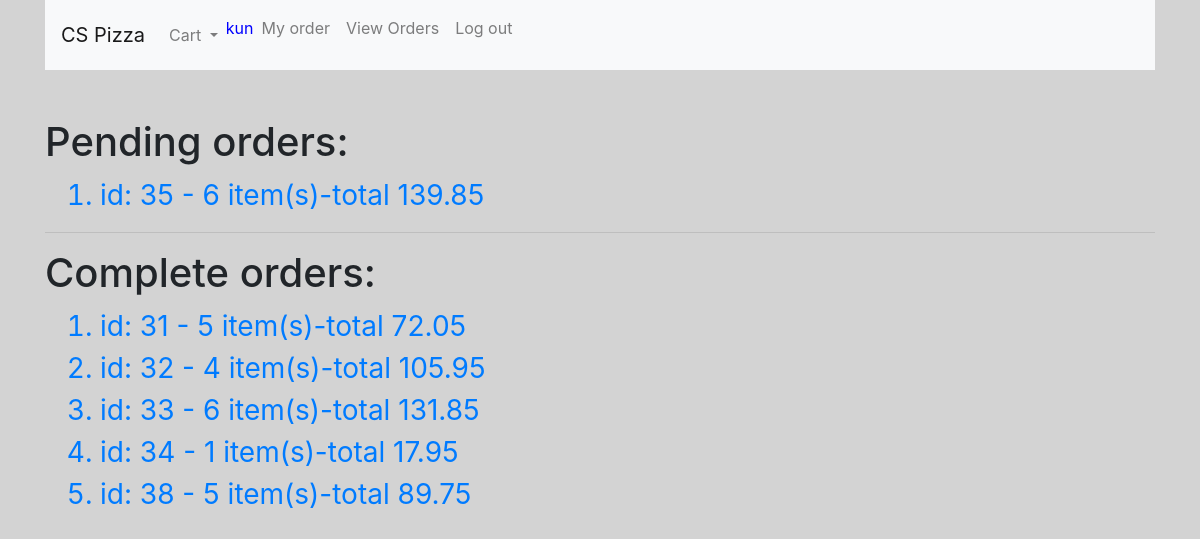
Before: /customer_order_view (signed in) with the older database file.
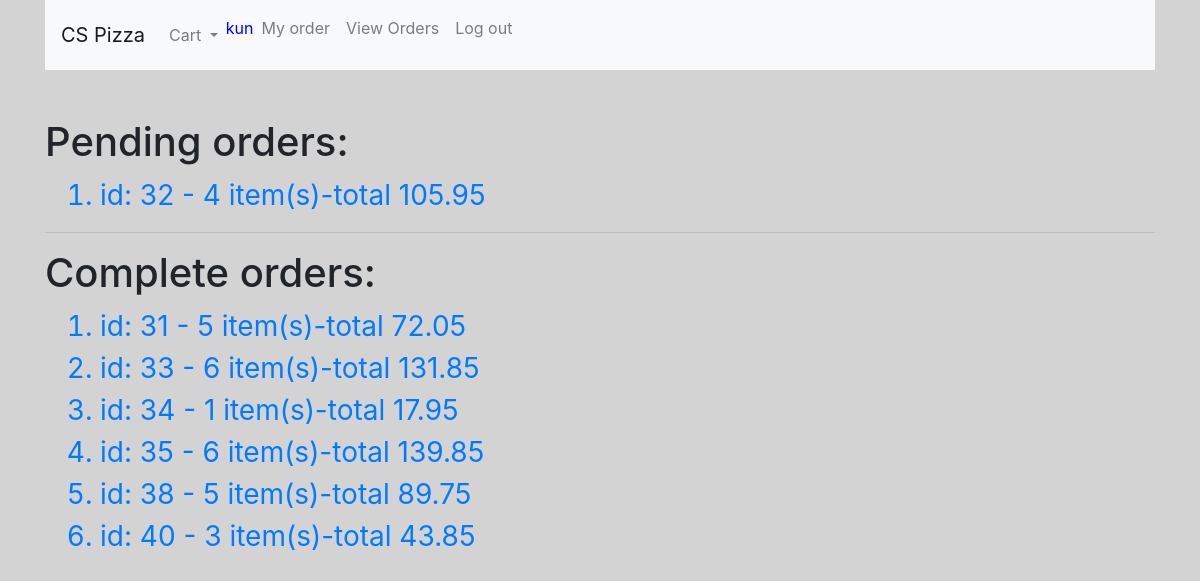
After: the same page with the newer database file.
### orders/models.py (models this page shows, shortened)
class Order(models.Model):
    username = models.CharField(max_length=64)
    pizza = models.ManyToManyField(Pizza, blank=True)
    sub = models.ManyToManyField(Sub, blank=True)
    pasta = models.ManyToManyField(Pasta, blank=True)
    salad = models.ManyToManyField(Salad, blank=True)
    dinnerplatter = models.ManyToManyField(DinnerPlatter, blank=True)
    is_complete = models.BooleanField(default=False)
    def sum_price(self, obj):
        this_sum = 0
        if len(obj.all()) > 0:
            for item in obj.all():
                this_sum += item.price
        return this_sum
    def total(self):
        total_sum = 0
        total_sum += self.sum_price(self.pizza)
        total_sum += self.sum_price(self.sub)
        total_sum += self.sum_price(self.pasta)
        total_sum += self.sum_price(self.salad)
        total_sum += self.sum_price(self.dinnerplatter)
        return round(total_sum, 2)
    def item_count(self):
        count = 0
        count += len(self.pizza.all())
        count += len(self.sub.all())
        count += len(self.pasta.all())
        count += len(self.salad.all())
        count += len(self.dinnerplatter.all())
        return count
    def __str__(self):
        return f"""id: {self.id} - {self.item_count()} item(s)-total {self.total()}"""

class PizzaMenu(models.Model):
    type = models.CharField(max_length=32)
    size = models.CharField(max_length=10)
    topping_option = models.IntegerField() # 0(cheese), 1, 2, 3, 5 toppings
    price = models.FloatField()

class SubMenu(models.Model):
    name = models.CharField(max_length=32)
    size = models.CharField(max_length=10)
    price = models.FloatField()

class PastaMenu(models.Model):
    name = models.CharField(max_length=32)
    price = models.FloatField()

class SaladMenu(models.Model):
    name = models.CharField(max_length=32)
    price = models.FloatField()

class DinnerPlatterMenu(models.Model):
    name = models.CharField(max_length=32)
    size = models.CharField(max_length=10)
    price = models.FloatField()

### orders/views.py (the view)
# urls.py: path("customer_order_view", views.customer_order_view, name="customer_order_view")
def customer_order_view(request):
    if request.user.is_authenticated:
        username = request.user.username
        cart_item_count = 0
        try:
            for k in request.session['cart'].keys():
                cart_item_count += len(request.session['cart'][k])
        except KeyError:
            pass
        orders = Order.objects.filter(username=username)
        complete_order = []
        pending_order = []
        message = None
        if len(orders) > 0:
            for order in orders:
                if order.is_complete:
                    complete_order.append(order)
                else:
                    pending_order.append(order)
        else:
            message = "You have not place any order so far"
        contect = {
        'complete_order' : complete_order,
        'pending_order' : pending_order,
        'cart_count' : cart_item_count,
        'message' : message
        }
        return render(request, 'orders/customer_order_view.html', contect)
    else:
        return render(request, 'orders/error.html', {'message' : 'Not logged in'})

### orders/templates/orders/customer_order_view.html (shortened to what this page needs)
{% extends "orders/base.html" %}
{% block body %}
  <br><br>
  {% if pending_order %}
    <h1>Pending orders:</h1>
    <ol>
      {% for order in pending_order %}
      <div class="container">
        <a href="{% url 'order_details' order.id  %}" class="order_link">
            <li>
              {{order}}
            </li>
        </a>
      </div>
      {% endfor %}
    </ol>
  {% endif %}
  <hr>
  {% if complete_order %}
    <h1>Complete orders:</h1>
    <ol>
      {% for order in complete_order %}
      <div class="container">
        <a href="{% url 'order_details' order.id  %}" class="order_link">
            <li>
              {{order}}
            </li>
        </a>
      </div>
      {% endfor %}
    </ol>
  {% endif %}
{% endblock %}

Changed rows visible on the page:
changed Order "id: 32 - 4 item(s)-total 105.95": moves from the list under "Complete orders:" to the list under "Pending orders:"
changed Order "id: 35 - 6 item(s)-total 139.85": moves from the list under "Pending orders:" to the list under "Complete orders:"
added Order: id.price "id: 40 - 3 item(s)-total 43.85", shown under "Complete orders:"
